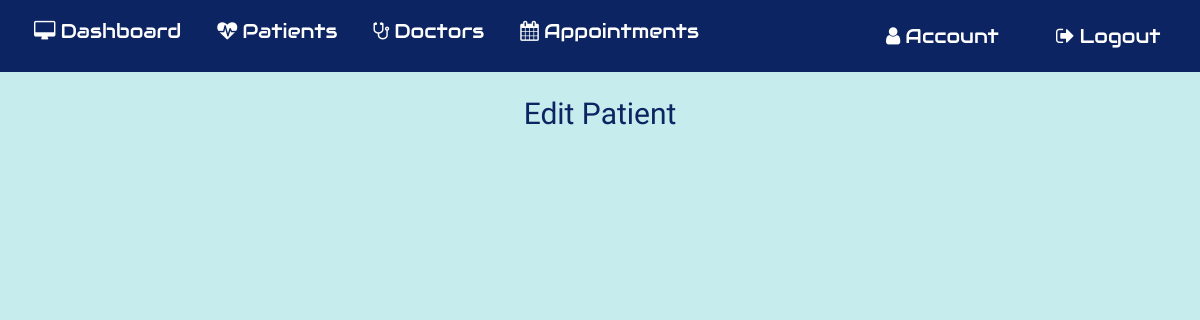
/editpatientdetail/1 (signed in), run on an earlier commit of the app's database.
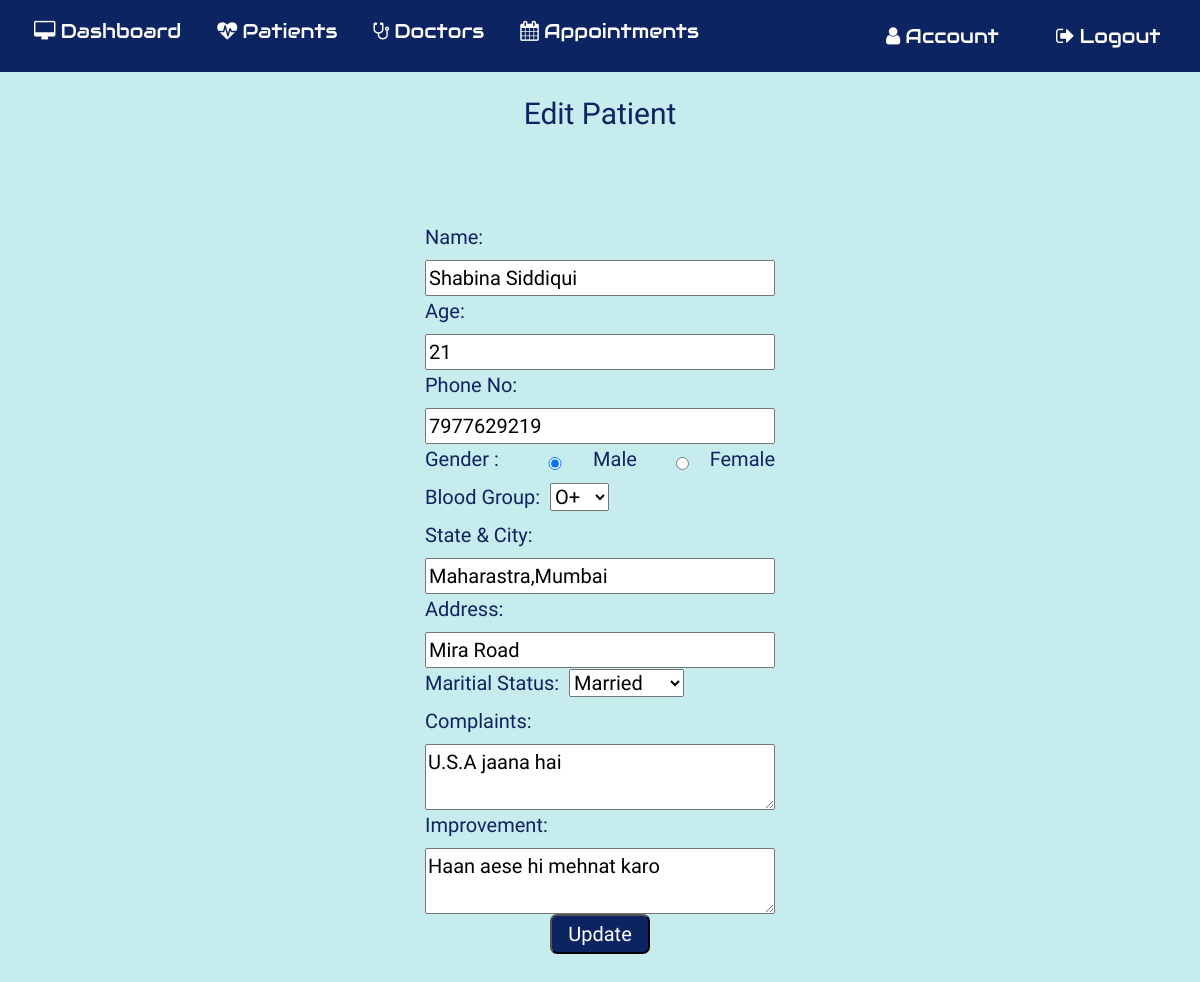
And on a later commit of the database.
### application/routes.py (models this page shows, shortened)
class Patient(db.Model):
  __tablename__ = 'Patient'
  id = db.Column(db.Integer, primary_key=True)
  pname = db.Column(db.String(20))
  age= db.Column(db.String(20))
  phone=db.Column(db.String(20))
  gender=db.Column(db.String(10))
  bgroup=db.Column(db.String(5))
  state=db.Column(db.String(15))
  address=db.Column(db.String(100))
  mstatus=db.Column(db.String(10))
  complaint=db.Column(db.String(5000))
  improvement=db.Column(db.String(5000))
  medicine_suggested=db.Column(db.String(5000))
  pat_image = db.Column(db.String(20), nullable=False, default='default.jpg')

### application/routes.py (the view, shortened to what this page needs)
@app.route('/editpatientdetail/<id>', methods=['GET', 'POST'])
def editpatientdetail(id):
  if 'username' in session:
    editpat = Patient.query.filter_by( id = id )
    return render_template('editpatientdetail.html', editpat = editpat)

### application/templates/editpatientdetail.html (shortened to what this page needs)
{% extends "layout.html" %} {% include "includes/nav.html" %} {% block content
%}
<section id="addpatient">
  <div class="form1">
    <h1>Edit Patient</h1>
    {% for edit in editpat %}
    <form action="" method="POST">
      <div class="inner-form">
      <div class="form-input">
        <label for="npname">Name:&nbsp;</label>
        <input type="text" class="text1" id="pname" name="npname" required value="{{ edit.pname }}" />
      </div>
      <div class="form-input">
        <label for="nage">Age:&nbsp;</label>
        <input
          type="number"
          class="text1"
          id="age"
          maxlength="3"
          min="0"
          name="nage"
          value="{{ edit.age }}"
          required
        />
      </div>
      <div class="form-input">
        <label for="nphone">Phone No:&nbsp;</label>
        <input
          type="number"
          class="text1"
          id="age"
          maxlength="12"
          min="10"
          name="nphone"
          value="{{ edit.phone }}"
          required
        />
      </div>
      <div class="form-input gender">
        <label for="ngender">Gender :</label>
        <div class="radio">
          <input type="radio" value="male" name="ngender" checked><label>Male</label>
        </div>
        <div class="radio">
          <input type="radio" value="female" name="ngender"><label>Female</label>
        </div>
      </div>
      <div class="form-input">
        <label for="nbgroup">Blood Group:&nbsp;</label>
        <select id="bgroup" class="text1" name="nbgroup">
          <option value="O+">O+</option>
        </select>
      </div>
      <div class="form-input">
        <label for="nstate">State & City:&nbsp;</label>
        <input type="text" id="state" class="text1" name="nstate" value="{{ edit.state }}">
      </div>
      <div class="form-input">
        <label for="naddress">Address:&nbsp;</label>
        <input type="text" id="address" class="text1" name="naddress" value="{{ edit.address }}">
      </div>
      <div class="form-input">
        <label for="nmstatus">Maritial Status:&nbsp;</label>
        <select id="mstatus" class="text1" name="nmstatus">
          <option value="Married">Married</option>
        </select>
      </div>
      <div class="form-input">
        <label for="ncomplaint">Complaints:&nbsp;</label>
        <textarea class="text1" name="ncomplaint" id="complaint">{{ edit.complaint}}</textarea>
      </div>
      <div class="form-input">
        <label for="nimprovement">Improvement:&nbsp;</label>
        <textarea class="text1" name="nimprovement" id="improvement">{{ edit.improvement}}</textarea>
      </div>
      <div class="form-input btn-submit">
        <button class="button" type="submit">Update</button>
      </div>
    </form>
    {% endfor %}
  </div></div>
</section>
{% endblock %}

What changed in the data, as far as the page shows it:
added Patient: npname "Shabina Siddiqui", nage "21", nphone "7977629219", nstate "Maharastra,Mumbai", naddress "Mira Road", ncomplaint "U.S.A jaana hai", nimprovement "Haan aese hi mehnat karo"
